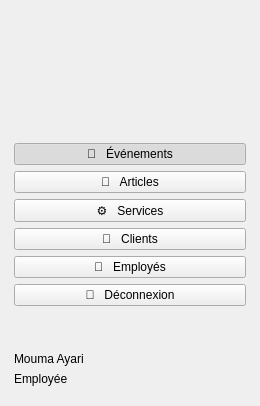
     <widget class="QFrame" name="sidebar">
      <property name="minimumSize">
       <size>
        <width>260</width>
        <height>0</height>
       </size>
      </property>
      <property name="maximumSize">
       <size>
        <width>260</width>
        <height>16777215</height>
       </size>
      </property>
      <layout class="QVBoxLayout" name="layout3">
       <property name="spacing">
        <number>6</number>
       </property>
       <property name="leftMargin">
        <number>14</number>
       </property>
       <property name="topMargin">
        <number>20</number>
       </property>
       <property name="rightMargin">
        <number>14</number>
       </property>
       <property name="bottomMargin">
        <number>20</number>
       </property>
       <item>
        <widget class="QLabel" name="lblLogo">
         <property name="text">
          <string/>
         </property>
         <property name="alignment">
          <set>Qt::AlignCenter</set>
         </property>
         <property name="scaledContents">
          <bool>true</bool>
         </property>
         <property name="pixmap">
          <pixmap resource="resources.qrc">:/images/images/logo.png</pixmap>
         </property>
         <property name="minimumSize">
          <size>
           <width>232</width>
           <height>93</height>
          </size>
         </property>
         <property name="maximumSize">
          <size>
           <width>232</width>
           <height>93</height>
          </size>
         </property>
        </widget>
       </item>
       <item>
        <spacer name="spacer1">
         <property name="orientation">
          <enum>Qt::Vertical</enum>
         </property>
         <property name="sizeType">
          <enum>QSizePolicy::Fixed</enum>
         </property>
         <property name="sizeHint" stdset="0">
          <size>
           <width>20</width>
           <height>24</height>
          </size>
         </property>
        </spacer>
       </item>
       <item>
        <widget class="QPushButton" name="btnNavEvenements">
         <property name="text">
          <string>📅   Événements</string>
         </property>
         <property name="cursor">
          <cursorShape>PointingHandCursor</cursorShape>
         </property>
         <property name="checkable">
          <bool>true</bool>
         </property>
         <property name="autoExclusive">
          <bool>true</bool>
         </property>
         <property name="checked">
          <bool>true</bool>
         </property>
        </widget>
       </item>
       <item>
        <widget class="QPushButton" name="btnNavArticles">
         <property name="text">
          <string>👗   Articles</string>
         </property>
         <property name="cursor">
          <cursorShape>PointingHandCursor</cursorShape>
         </property>
         <property name="checkable">
          <bool>true</bool>
         </property>
         <property name="autoExclusive">
          <bool>true</bool>
         </property>
        </widget>
       </item>
       <item>
        <widget class="QPushButton" name="btnNavServices">
         <property name="text">
          <string>⚙️   Services</string>
         </property>
         <property name="cursor">
          <cursorShape>PointingHandCursor</cursorShape>
         </property>
         <property name="checkable">
          <bool>true</bool>
         </property>
         <property name="autoExclusive">
          <bool>true</bool>
         </property>
        </widget>
       </item>
       <item>
        <widget class="QPushButton" name="btnNavClients">
         <property name="text">
          <string>👥   Clients</string>
         </property>
         <property name="cursor">
          <cursorShape>PointingHandCursor</cursorShape>
         </property>
         <property name="checkable">
          <bool>true</bool>
         </property>
         <property name="autoExclusive">
          <bool>true</bool>
         </property>
        </widget>
       </item>
       <item>
        <widget class="QPushButton" name="btnNavEmployes">
         <property name="text">
          <string>👤   Employés</string>
         </property>
         <property name="cursor">
          <cursorShape>PointingHandCursor</cursorShape>
         </property>
         <property name="checkable">
          <bool>true</bool>
         </property>
         <property name="autoExclusive">
          <bool>true</bool>
         </property>
        </widget>
       </item>
       <item>
        <widget class="QPushButton" name="btnNavDeconnexion">
         <property name="text">
          <string>🚪   Déconnexion</string>
         </property>
         <property name="cursor">
          <cursorShape>PointingHandCursor</cursorShape>
         </property>
        </widget>
       </item>
       <item>
        <spacer name="spacer2">
         <property name="orientation">
          <enum>Qt::Vertical</enum>
         </property>
         <property name="sizeHint" stdset="0">
          <size>
           <width>20</width>
           <height>40</height>
          </size>
         </property>
        </spacer>
       </item>
       <item>
        <widget class="QLabel" name="lblUserName">
         <property name="text">
          <string>Mouma Ayari</string>
         </property>
        </widget>
       </item>
       <item>
        <widget class="QLabel" name="lblUserRole">
         <property name="text">
          <string>Employée</string>
         </property>
        </widget>
       </item>
      </layout>
     </widget>
